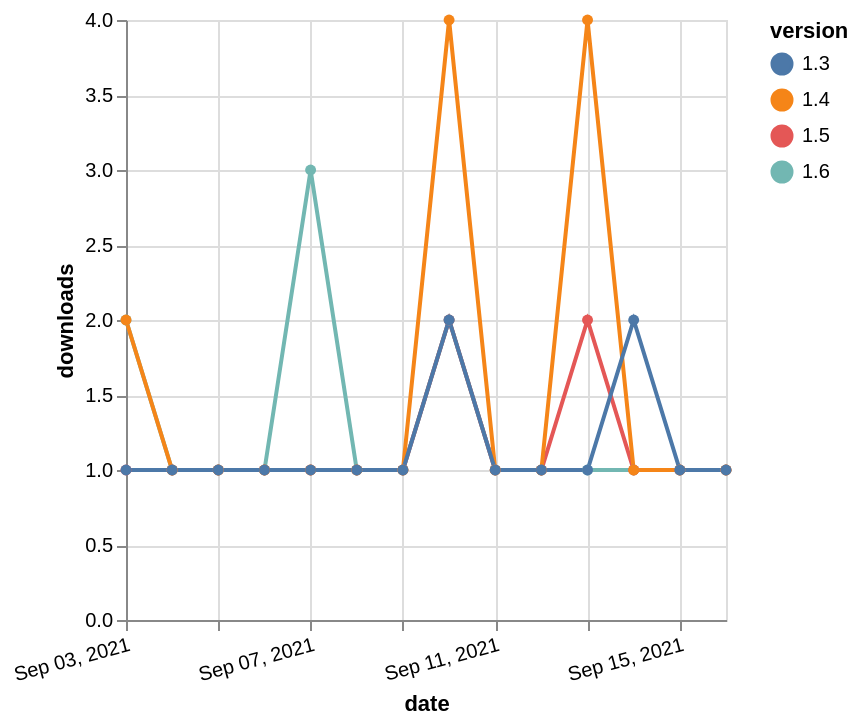

Vega-Lite specification for this chart:
### Vega-Lite specification from a JSON file in a GitHub repository (floating-point values rounded to 4 significant figures)
{"$schema": "https://vega.github.io/schema/vega-lite/v5.json", "description": "A simple bar chart with embedded data.", "data": {"values": [{"date": "2021-09-03", "total": 210, "delta": 2, "version": "1.6"}, {"date": "2021-09-04", "total": 211, "delta": 1, "version": "1.6"}, {"date": "2021-09-05", "total": 212, "delta": 1, "version": "1.6"}, {"date": "2021-09-06", "total": 213, "delta": 1, "version": "1.6"}, {"date": "2021-09-07", "total": 216, "delta": 3, "version": "1.6"}, {"date": "2021-09-08", "total": 217, "delta": 1, "version": "1.6"}, {"date": "2021-09-09", "total": 218, "delta": 1, "version": "1.6"}, {"date": "2021-09-10", "total": 220, "delta": 2, "version": "1.6"}, {"date": "2021-09-11", "total": 221, "delta": 1, "version": "1.6"}, {"date": "2021-09-12", "total": 222, "delta": 1, "version": "1.6"}, {"date": "2021-09-13", "total": 223, "delta": 1, "version": "1.6"}, {"date": "2021-09-14", "total": 224, "delta": 1, "version": "1.6"}, {"date": "2021-09-15", "total": 225, "delta": 1, "version": "1.6"}, {"date": "2021-09-16", "total": 226, "delta": 1, "version": "1.6"}, {"date": "2021-09-03", "total": 256, "delta": 1, "version": "1.5"}, {"date": "2021-09-04", "total": 257, "delta": 1, "version": "1.5"}, {"date": "2021-09-05", "total": 258, "delta": 1, "version": "1.5"}, {"date": "2021-09-06", "total": 259, "delta": 1, "version": "1.5"}, {"date": "2021-09-07", "total": 260, "delta": 1, "version": "1.5"}, {"date": "2021-09-08", "total": 261, "delta": 1, "version": "1.5"}, {"date": "2021-09-09", "total": 262, "delta": 1, "version": "1.5"}, {"date": "2021-09-10", "total": 264, "delta": 2, "version": "1.5"}, {"date": "2021-09-11", "total": 265, "delta": 1, "version": "1.5"}, {"date": "2021-09-12", "total": 266, "delta": 1, "version": "1.5"}, {"date": "2021-09-13", "total": 268, "delta": 2, "version": "1.5"}, {"date": "2021-09-14", "total": 269, "delta": 1, "version": "1.5"}, {"date": "2021-09-15", "total": 270, "delta": 1, "version": "1.5"}, {"date": "2021-09-16", "total": 271, "delta": 1, "version": "1.5"}, {"date": "2021-09-03", "total": 707, "delta": 2, "version": "1.4"}, {"date": "2021-09-04", "total": 708, "delta": 1, "version": "1.4"}, {"date": "2021-09-05", "total": 709, "delta": 1, "version": "1.4"}, {"date": "2021-09-06", "total": 710, "delta": 1, "version": "1.4"}, {"date": "2021-09-07", "total": 711, "delta": 1, "version": "1.4"}, {"date": "2021-09-08", "total": 712, "delta": 1, "version": "1.4"}, {"date": "2021-09-09", "total": 713, "delta": 1, "version": "1.4"}, {"date": "2021-09-10", "total": 717, "delta": 4, "version": "1.4"}, {"date": "2021-09-11", "total": 718, "delta": 1, "version": "1.4"}, {"date": "2021-09-12", "total": 719, "delta": 1, "version": "1.4"}, {"date": "2021-09-13", "total": 723, "delta": 4, "version": "1.4"}, {"date": "2021-09-14", "total": 724, "delta": 1, "version": "1.4"}, {"date": "2021-09-15", "total": 725, "delta": 1, "version": "1.4"}, {"date": "2021-09-16", "total": 726, "delta": 1, "version": "1.4"}, {"date": "2021-09-03", "total": 254, "delta": 1, "version": "1.3"}, {"date": "2021-09-04", "total": 255, "delta": 1, "version": "1.3"}, {"date": "2021-09-05", "total": 256, "delta": 1, "version": "1.3"}, {"date": "2021-09-06", "total": 257, "delta": 1, "version": "1.3"}, {"date": "2021-09-07", "total": 258, "delta": 1, "version": "1.3"}, {"date": "2021-09-08", "total": 259, "delta": 1, "version": "1.3"}, {"date": "2021-09-09", "total": 260, "delta": 1, "version": "1.3"}, {"date": "2021-09-10", "total": 262, "delta": 2, "version": "1.3"}, {"date": "2021-09-11", "total": 263, "delta": 1, "version": "1.3"}, {"date": "2021-09-12", "total": 264, "delta": 1, "version": "1.3"}, {"date": "2021-09-13", "total": 265, "delta": 1, "version": "1.3"}, {"date": "2021-09-14", "total": 267, "delta": 2, "version": "1.3"}, {"date": "2021-09-15", "total": 268, "delta": 1, "version": "1.3"}, {"date": "2021-09-16", "total": 269, "delta": 1, "version": "1.3"}]}, "width": "container", "mark": {"type": "line", "point": {"filled": true}}, "encoding": {"x": {"field": "date", "type": "temporal", "timeUnit": "yearmonthdate", "title": "date", "axis": {"labelAngle": -15}}, "y": {"field": "delta", "type": "quantitative", "title": "downloads"}, "color": {"field": "version", "type": "nominal"}, "tooltip": {"field": "delta"}}}
